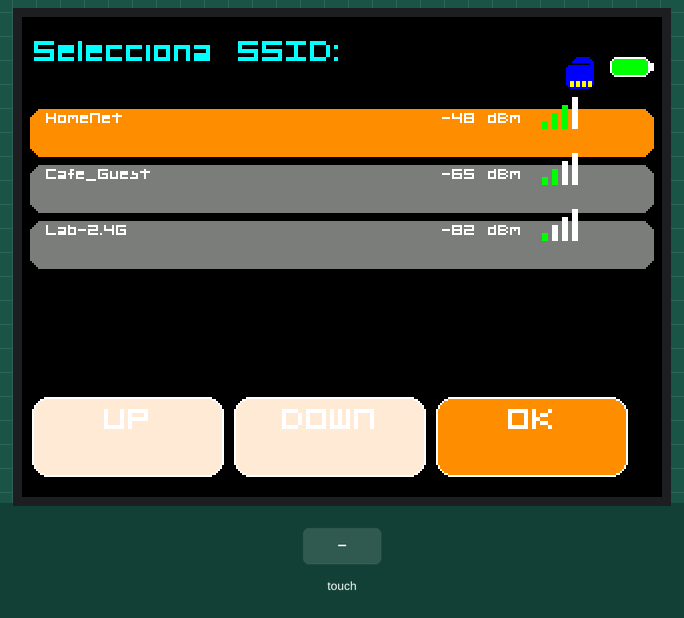
This sketch was run on a simulated ESP32. Parts: 320×240 colour display. The test bench sets the inputs (shaded band). A WiFi scan finds three made-up networks; what the sketch prints to the serial monitor is not drawn.

Above: at 14.7 s.
14.8 s: touch panel pressed at 13 % / 30 % of its raw x / y range
At 15.26 s:
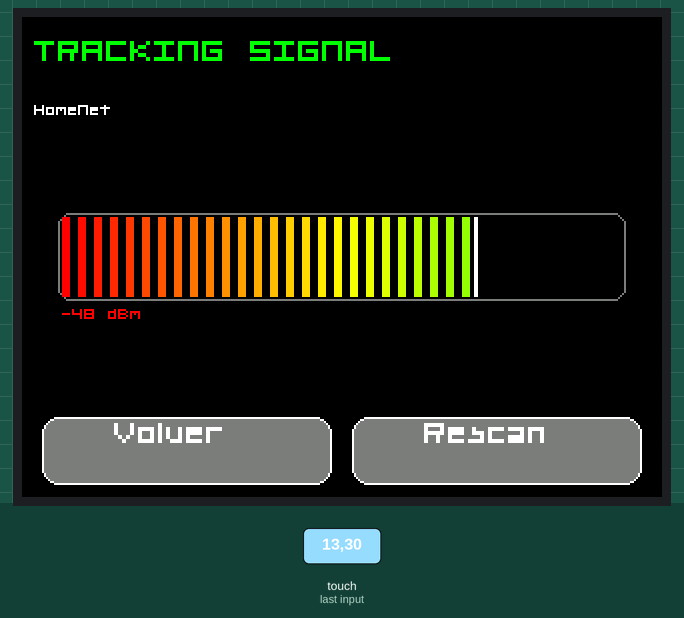
17.4 s: touch panel pressed at 38 % / 30 % of its raw x / y range
At 18.5 s:
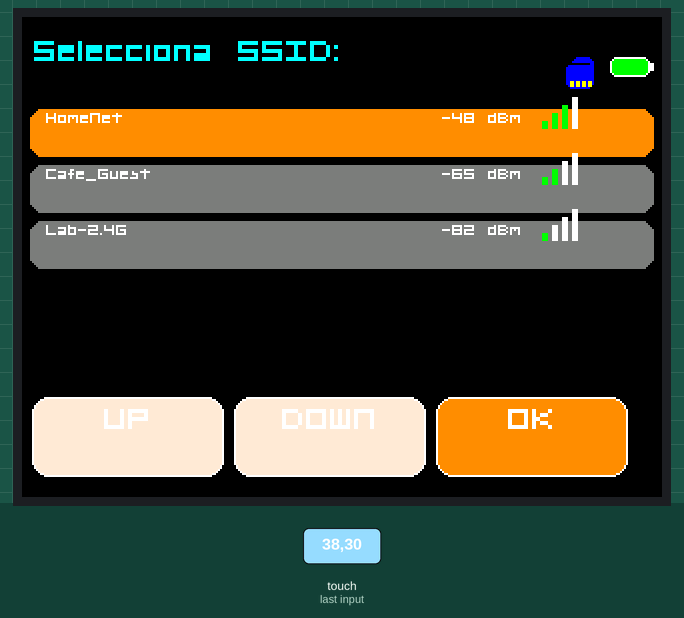
19.4 s: touch panel pressed at 13 % / 50 % of its raw x / y range
At 19.74 s:
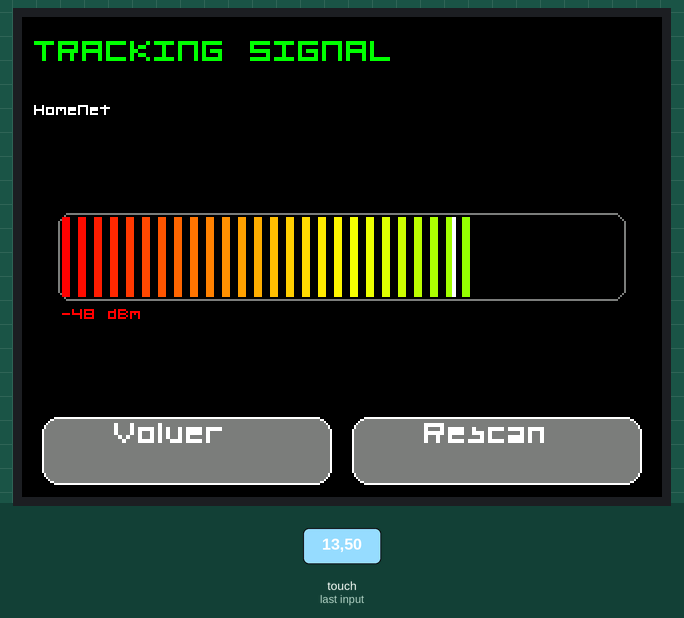
22.4 s: touch panel pressed at 38 % / 50 % of its raw x / y range
At 23.5 s:
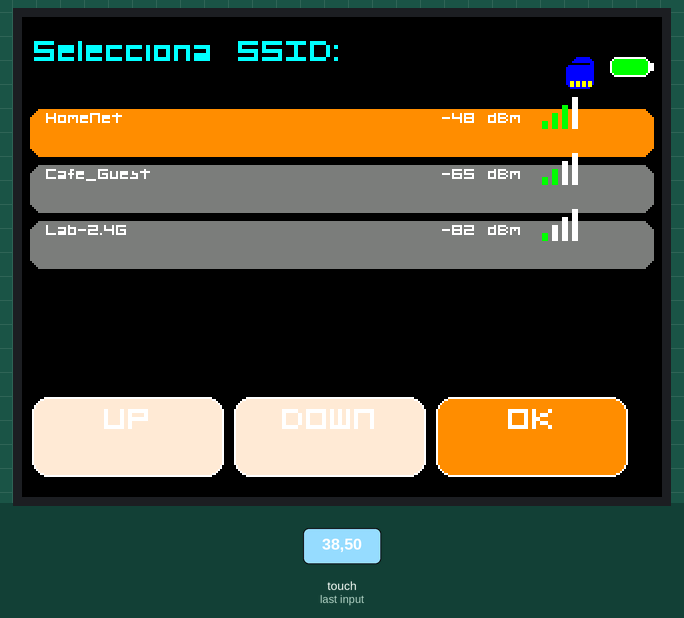
24.4 s: touch panel pressed at 62 % / 30 % of its raw x / y range
At 25.0 s:
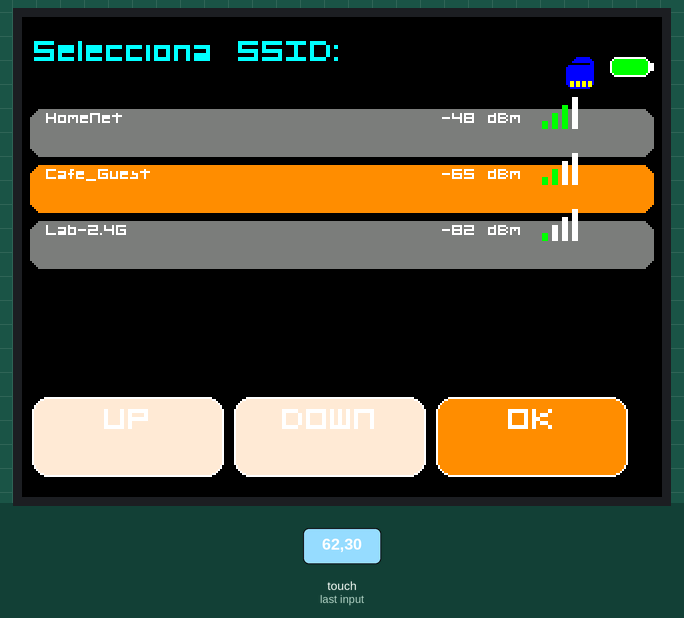
Timing chart, 0 to 27.1 s (numbered marks = the images above; inputs shaded):
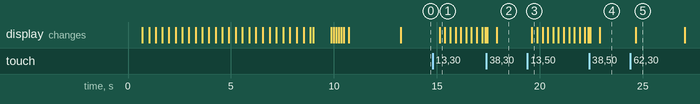

The sketch:

DetectorWifiMovil_v1.0.ino
```cpp
// WiFi Locator para ESP32 + ILI9341 + XPT2046
// Requiere: Adafruit_ILI9341, Adafruit_GFX, XPT2046_Touchscreen
// Asegúrate de tener Fonts/Org_01.h en la librería Adafruit_GFX/Fonts

#include <Arduino.h>
#include <WiFi.h>
#include <Adafruit_GFX.h>
#include <Adafruit_ILI9341.h>
#include <XPT2046_Touchscreen.h>
#include <vector>
#include <Fonts/Org_01.h> // Fuente estilo "hacker" (opcional)
#include "freertos/FreeRTOS.h"
#include "freertos/semphr.h"
#include <SD.h>      // Librería SD
#include <SPI.h>     // Librería SPI (necesaria para SD)

// -------- COLORES -------------

#define TFT_BEIGE 0xF7BB
#define TFT_DARKORANGE 0xFC60
#define TFT_ANTIQUEWHITE 0xFF5A

// -------- CONFIGURABLE ----------------
#define TFT_CS   15
#define TFT_DC   2
#define TFT_RST  4

#define TOUCH_CS 21
#define TOUCH_IRQ 22 // opcional

#define SD_CS 5      // Ajusta el número según tu conexión

// Touch calibration (NO TOCAR si ya calibraste)
#define TS_MINX 1070
#define TS_MAXX 3240
#define TS_MINY 610
#define TS_MAXY 710

// Visual layout (puedes ajustar si quieres)
#define ROW_HEIGHT 28
#define TITLE_H 24
#define PADDING 6

// Scanning interval (ms)
#define SCAN_INTERVAL 1500

// EMA smoothing factor (0.0..1.0)
#define EMA_ALPHA 0.35

// RSSI mapping
#define RSSI_MIN -100
#define RSSI_MAX -30

// Desplazamiento general vertical para bajar UI
const int TOP_OFFSET = 20;
const int FOOTER_BOTTOM_GAP = 10; // gap abajo para los botones

// --------------------------------------

Adafruit_ILI9341 tft = Adafruit_ILI9341(TFT_CS, TFT_DC, TFT_RST);
XPT2046_Touchscreen ts(TOUCH_CS, TOUCH_IRQ);

// estructuras y globals
struct Net {
  String ssid;
  String bssid;
  int32_t rssi;
  int8_t channel;
};

std::vector<Net> networks;
SemaphoreHandle_t netMutex;

volatile bool requestRescan = false;

String targetBSSID = "";
String targetSSID = "";
float ema_rssi = NAN;
bool inProximityMode = false;
int scrollOffset = 0;
int selectedRow = 0; // fila actualmente seleccionada (índice absoluto)

// prototipos
void scanTask(void* pvParameters);
void drawWiFiList();
void drawProximityScreen();
void handleTouch();
void mapTouchToScreen(int16_t rawx, int16_t rawy, int &x, int &y);
uint16_t colorFromRatio(float r); // 0..1 -> color

// ---------------- Banner ----------------

void showIntroBanner() {
  tft.fillScreen(ILI9341_BLACK);
  tft.setFont(&Org_01);
  tft.setTextSize(2);

  String line1 = "Creado por d1se0";
  String line2 = "Detector de Wifi cercano";

  int16_t x1, y1;
  uint16_t w1, h1, w2, h2;

  // Medir ancho de los textos
  tft.getTextBounds(line1, 0, 0, &x1, &y1, &w1, &h1);
  tft.getTextBounds(line2, 0, 0, &x1, &y1, &w2, &h2);

  int16_t targetX1 = (tft.width() - w1) / 2;
  int16_t targetX2 = (tft.width() - w2) / 2;
  int16_t yPos1 = tft.height() / 2 - 20;
  int16_t yPos2 = tft.height() / 2 + 10;

  int16_t startX = -max(w1, w2); // comienza fuera de pantalla

  // Animación de desplazamiento
  for (int x = startX; x <= targetX1; x += 4) {
    tft.fillScreen(ILI9341_BLACK);
    tft.setCursor(x, yPos1);
    tft.setTextColor(ILI9341_CYAN);
    tft.print(line1);

    // Segunda línea se mueve proporcional al avance de la primera
    int secondX = startX + (x - startX) * (float)(targetX2 - startX) / (targetX1 - startX);
    tft.setCursor(secondX, yPos2);
    tft.setTextColor(ILI9341_WHITE);
    tft.print(line2);

    delay(30); // velocidad animación
  }

  // Pequeña pausa antes de iniciar
  delay(800);
}

// ---------------- Setup ----------------
void setup() {
  Serial.begin(115200);
  WiFi.mode(WIFI_STA);
  WiFi.disconnect(true);

  tft.begin();
  tft.setRotation(1);
  tft.fillScreen(ILI9341_BLACK);

  if (!ts.begin()) {
    Serial.println("Touch init failed!");
  } else {
    ts.setRotation(1);
  }

  netMutex = xSemaphoreCreateMutex();

  showIntroBanner();

  // Animación / mensaje inicial simple
  tft.setFont(&Org_01);
  tft.setTextSize(2);
  tft.setTextColor(ILI9341_WHITE);
  tft.fillScreen(ILI9341_BLACK);
  tft.setCursor(PADDING, TOP_OFFSET);
  tft.print("Escaneando redes");
  // pequeño "loading" con puntos
  for (int i = 0; i < 6; ++i) {
    tft.print(".");
    delay(120);
  }

  // Start scanning task (en core 1)
  xTaskCreatePinnedToCore(scanTask, "scanTask", 4096, NULL, 1, NULL, 1);
}

// ---------------- Loop ----------------
void loop() {
  handleTouch();

  if (!inProximityMode) {
    // draw list occasionally or when updated
    static uint32_t lastDraw = 0;
    if (millis() - lastDraw > 700) {
      drawWiFiList();
      lastDraw = millis();
    }
  } else {
    drawProximityScreen();
    delay(150); // UI refresh cadence
  }
}

// ------------------ Scan Task ------------------
void scanTask(void* pvParameters) {
  for (;;) {
    if (requestRescan) requestRescan = false;

    int n = WiFi.scanNetworks();
    std::vector<Net> tmp;
    for (int i = 0; i < n; ++i) {
      Net entry;
      entry.ssid = WiFi.SSID(i);
      entry.bssid = WiFi.BSSIDstr(i);
      entry.rssi = WiFi.RSSI(i);
      entry.channel = WiFi.channel(i);
      tmp.push_back(entry);
    }
    if (xSemaphoreTake(netMutex, portMAX_DELAY) == pdTRUE) {
      networks = tmp;
      // ajustar selectedRow/scrollOffset si se redujo la lista
      if (selectedRow >= (int)networks.size()) selectedRow = max(0, (int)networks.size()-1);
      if (scrollOffset > selectedRow) scrollOffset = selectedRow;
      xSemaphoreGive(netMutex);
    }
    vTaskDelay(pdMS_TO_TICKS(SCAN_INTERVAL));
  }
}

// ------------------ Dibujar iconos en esquina superior derecha ------------------
void drawStatusIcons() {
    int x = tft.width() - 6;
    int y = TOP_OFFSET;

    // --- Icono batería decorativo ---
    int batW = 20, batH = 10;
    x -= batW;
    tft.drawRoundRect(x, y, batW, batH, 3, ILI9341_WHITE);   // borde redondeado
    tft.fillRoundRect(x + 1, y + 1, batW - 2, batH - 2, 2, ILI9341_GREEN); // relleno verde fijo
    tft.fillRect(x + batW, y + 3, 2, batH - 6, ILI9341_WHITE); // polo batería

    x -= 8;

    // --- Icono SD decorativo ---
    int sdW = 14, sdH = 16;
    x -= sdW;
    tft.fillRoundRect(x, y, sdW, sdH, 3, ILI9341_BLUE);                 // cuerpo azul fijo
    tft.fillTriangle(x, y, x + 4, y, x, y + 4, ILI9341_BLACK);          // esquina cortada
    tft.drawLine(x + 2, y + 3, x + sdW - 3, y + 3, ILI9341_BLACK);     // ranura
    for (int i = 0; i < 4; i++) {                                       // contactos dorados
        tft.fillRect(x + 2 + (i * 3), y + sdH - 4, 2, 3, ILI9341_YELLOW);
    }
}

// ------------------ Mini señal para cada SSID ------------------
void drawSignalIcon(int baseX, int baseY, int rssi) {
    // 4 barras
    int nBars = map(constrain(rssi, RSSI_MIN, RSSI_MAX), RSSI_MIN, RSSI_MAX, 1, 4);
    int barW = 3, spacing = 2;
    for (int i = 0; i < 4; i++) {
        int h = (i+1) * 4;
        int color = i < nBars ? ILI9341_GREEN : ILI9341_WHITE;
        tft.fillRect(baseX + i*(barW+spacing), baseY + 12 - h, barW, h, color);
    }
}

// ------------------ Dibujar botones redondeados ------------------
void drawRoundedButton(int x, int y, int w, int h, uint16_t color, const char* label) {
    tft.fillRoundRect(x, y, w, h, 8, color);  // radio de 8 px
    tft.drawRoundRect(x, y, w, h, 8, ILI9341_WHITE); // borde blanco
    int16_t tx = x + w/2 - (strlen(label)*6); // centrar texto aprox
    int16_t ty = y + h/2 - 6;
    tft.setCursor(tx, ty);
    tft.setTextColor(ILI9341_WHITE);
    tft.setTextSize(2);
    tft.print(label);
}

// ------------------ UI Drawing ------------------
void drawWiFiList() {
    if (xSemaphoreTake(netMutex, (TickType_t)10) != pdTRUE) return;

    int n = networks.size();
    tft.setFont(&Org_01);
    tft.fillScreen(ILI9341_BLACK);

    // Título
    tft.setTextSize(2);
    tft.setTextColor(ILI9341_CYAN);
    tft.setCursor(PADDING, TOP_OFFSET);
    tft.print("Selecciona SSID:");
    drawStatusIcons();

    // Footer y filas
    int btnH = 40;
    int btnY = tft.height() - btnH - FOOTER_BOTTOM_GAP;
    int availableHeight = btnY - (TITLE_H + TOP_OFFSET);
    int visibleRows = max(1, availableHeight / ROW_HEIGHT);

    if (selectedRow < 0) selectedRow = 0;
    if (selectedRow >= n) selectedRow = max(0, n-1);
    if (scrollOffset > selectedRow) scrollOffset = selectedRow;
    if (scrollOffset + visibleRows - 1 < selectedRow) scrollOffset = max(0, selectedRow - visibleRows + 1);

    // Filas
    for (int i = 0; i < visibleRows; ++i) {
        int idx = i + scrollOffset;
        if (idx >= n) {
            tft.fillRect(0, TITLE_H + TOP_OFFSET + i*ROW_HEIGHT, tft.width(), ROW_HEIGHT, ILI9341_BLACK);
            continue;
        }
        int y = TITLE_H + TOP_OFFSET + i*ROW_HEIGHT;
        uint16_t bgColor = (idx == selectedRow) ? TFT_DARKORANGE : ILI9341_DARKGREY;
        tft.fillRoundRect(4, y+2, tft.width()-8, ROW_HEIGHT-4, 6, bgColor);

        tft.setCursor(12, y + 8);
        tft.setTextColor(ILI9341_WHITE);
        tft.setTextSize(1.5);
        tft.print(networks[idx].ssid);

        tft.setCursor(tft.width() - 110, y + 8);
        tft.print(networks[idx].rssi);
        tft.print(" dBm");

        drawSignalIcon(tft.width() - 60, y, networks[idx].rssi);
    }

    // Footer botones redondeados
    int btnW = tft.width() / 3 - 10;
    drawRoundedButton(5, btnY, btnW, btnH, TFT_ANTIQUEWHITE, "UP");
    drawRoundedButton(btnW+10, btnY, btnW, btnH, TFT_ANTIQUEWHITE, "DOWN");
    drawRoundedButton(2*btnW+15, btnY, btnW, btnH, TFT_DARKORANGE, "OK");

    xSemaphoreGive(netMutex);
}

void drawProximityScreen() {
    int32_t rssi = INT32_MIN;
    if (xSemaphoreTake(netMutex, (TickType_t)10) == pdTRUE) {
        for (auto &e : networks) {
            if (e.bssid == targetBSSID) { rssi = e.rssi; break; }
        }
        xSemaphoreGive(netMutex);
    }

    if (rssi == INT32_MIN) {
        tft.fillScreen(ILI9341_BLACK);
        tft.setCursor(PADDING, TOP_OFFSET + 6);
        tft.setTextColor(ILI9341_WHITE);
        tft.setTextSize(2);
        tft.print("Objetivo no encontrado");

        drawRoundedButton(10, tft.height()-40, tft.width()-20, 34, ILI9341_BLUE, "Volver");
        return;
    }

    if (isnan(ema_rssi)) ema_rssi = rssi;
    else ema_rssi = EMA_ALPHA * rssi + (1.0 - EMA_ALPHA) * ema_rssi;

    int barMaxW = tft.width() - 40;
    int barW = map((int)round(ema_rssi), RSSI_MIN, RSSI_MAX, 0, barMaxW);
    barW = constrain(barW, 0, barMaxW);

    tft.fillScreen(ILI9341_BLACK);
    tft.setFont(&Org_01);
    tft.setTextSize(2);
    tft.setTextColor(ILI9341_GREEN);
    tft.setCursor(PADDING, TOP_OFFSET);
    tft.print("TRACKING SIGNAL");
    tft.setTextSize(1);
    tft.setCursor(PADDING, TOP_OFFSET + 28);
    tft.setTextColor(ILI9341_WHITE);
    tft.print(targetSSID);

    int barX = 20;
    int barY = tft.height() / 2 - 20;
    int barH = 40;

    tft.drawRoundRect(barX-2, barY-2, barMaxW+4, barH+4, 6, ILI9341_DARKGREY);
    tft.fillRoundRect(barX, barY, barMaxW, barH, 6, ILI9341_BLACK);

    for(int i=0; i<barW; i+=8){
        uint16_t col = colorFromRatio((float)i / barMaxW);
        tft.fillRect(barX+i, barY, 4, barH, col);
    }

    static int pulse = 0;
    pulse = (pulse + 1) % 20;
    int peakW = barW - pulse;
    if(peakW > 0) tft.fillRect(barX + peakW, barY, 2, barH, ILI9341_WHITE);

    tft.setTextSize(1);
    tft.setTextColor(ILI9341_RED);
    tft.setCursor(barX, barY + barH + 10);
    tft.printf("%d dBm", (int)round(ema_rssi));

    // Botones redondeados
    int btnW = (tft.width() - 30)/2;
    drawRoundedButton(10, tft.height()-40, btnW, 34, ILI9341_DARKGREY, "Volver");
    drawRoundedButton(20 + btnW, tft.height()-40, btnW, 34, ILI9341_DARKGREY, "Rescan");
}

// color gradient: red -> yellow -> green
uint16_t colorFromRatio(float r) {
  r = constrain(r, 0.0f, 1.0f);
  uint8_t red, green;
  if (r < 0.5f) {
    float t = r / 0.5f;
    red = 255;
    green = (uint8_t)(t * 255);
  } else {
    float t = (r - 0.5f) / 0.5f;
    red = (uint8_t)((1 - t) * 255);
    green = 255;
  }
  // RGB888 -> RGB565
  return ((red & 0xF8) << 8) | ((green & 0xFC) << 3);
}

// ------------------ Touch & UI interaction ------------------
void handleTouch() {
    if (!ts.touched()) return;

    TS_Point p = ts.getPoint();

    // DEBUG raw
    Serial.print("Raw touch: X=");
    Serial.print(p.x);
    Serial.print(" Y=");
    Serial.println(p.y);

    int x, y;
    mapTouchToScreen(p.x, p.y, x, y);

    // DEBUG mapped
    Serial.print("Mapped touch: X=");
    Serial.print(x);
    Serial.print(" Y=");
    Serial.println(y);

    // botones dims (coinciden con drawWiFiList)
    int btnH = 40;
    int btnPadding = 10; // aumenta área táctil más allá del dibujo
    int btnY = tft.height() - btnH - FOOTER_BOTTOM_GAP;
    int availableHeight = btnY - (TITLE_H + TOP_OFFSET);
    int visibleRows = max(1, availableHeight / ROW_HEIGHT);

    if (!inProximityMode) {
        // ---------- BOTONES INFERIORES (UP/DOWN/OK) ----------
        int btnW = tft.width() / 3;
        if (y >= btnY - btnPadding) { // permitir tocar un poco arriba
            // OK (izquierda)
            if (x < btnW + btnPadding) {
                if (selectedRow < (int)networks.size()) {
                    targetSSID = networks[selectedRow].ssid;
                    targetBSSID = networks[selectedRow].bssid;
                    ema_rssi = NAN;
                    inProximityMode = true;
                    drawProximityScreen();
                    Serial.println("Button OK pressed -> entering proximity");
                }
                return;
            }
            // DOWN (centro)
            else if (x < 2*btnW + btnPadding) {
                if (selectedRow + 1 < (int)networks.size()) {
                    selectedRow++;
                    if (selectedRow >= scrollOffset + visibleRows)
                        scrollOffset = selectedRow - visibleRows + 1;
                    drawWiFiList();
                    Serial.println("Button DOWN pressed (move selection down)");
                }
                return;
            }
            // UP (derecha)
            else {
                if (selectedRow > 0) {
                    selectedRow--;
                    if (selectedRow < scrollOffset) scrollOffset = selectedRow;
                    drawWiFiList();
                    Serial.println("Button UP pressed (move selection up)");
                }
                return;
            }
        }

        // ---------- TOQUE SOBRE FILAS ----------
        int listTop = TITLE_H + TOP_OFFSET;
        if (y >= listTop && y < btnY) {
            int rowIdx = (y - listTop) / ROW_HEIGHT + scrollOffset;
            if (rowIdx >= 0 && rowIdx < (int)networks.size()) {
                selectedRow = rowIdx;
                targetSSID = networks[selectedRow].ssid;
                targetBSSID = networks[selectedRow].bssid;
                ema_rssi = NAN;
                inProximityMode = true;
                drawProximityScreen();
                Serial.print("Row selected by touch: ");
                Serial.println(selectedRow);
            }
            return;
        }
    } else {
        // ---------- MODO PROXIMITY: Volver / Rescan ----------
        int r_btnW = (tft.width() - 30) / 2;
        int r_btnY = tft.height() - 40;
        int btnPadding = 5; // margen extra
        if (y >= r_btnY - btnPadding) {
            // VOLVER
            if (x >= 10 && x < 10 + r_btnW + btnPadding) {
                inProximityMode = false;
                drawWiFiList();
                Serial.println("Proximity: VOLVER pressed");
                return;
            }
            // RESCAN
            else if (x >= 20 + r_btnW && x < 20 + r_btnW + r_btnW + btnPadding) {
                requestRescan = true;
                if (xSemaphoreTake(netMutex, (TickType_t)1000) == pdTRUE) {
                    int n = WiFi.scanNetworks();
                    networks.clear();
                    for (int i = 0; i < n; ++i) {
                        Net e; e.ssid = WiFi.SSID(i); e.bssid = WiFi.BSSIDstr(i); e.rssi = WiFi.RSSI(i); e.channel = WiFi.channel(i);
                        networks.push_back(e);
                    }
                    if (selectedRow >= (int)networks.size()) selectedRow = max(0, (int)networks.size()-1);
                    if (scrollOffset > selectedRow) scrollOffset = selectedRow;
                    xSemaphoreGive(netMutex);
                }
                drawProximityScreen();
                Serial.println("Proximity: RESCAN pressed (quick scan)");
                return;
            }
        }
    }
}

// Map raw touch values to display coordinates (calibrado)
void mapTouchToScreen(int16_t rawx, int16_t rawy, int &x, int &y) {
    // Ajusta TS_MINX, TS_MAXX, TS_MINY, TS_MAXY según calibración real
    x = map(rawx, TS_MINX, TS_MAXX, 0, tft.width() - 1);
    y = map(rawy, TS_MINY, TS_MAXY, 0, tft.height() - 1);

    // limitar al rango de pantalla
    if (x < 0) x = 0; else if (x >= tft.width()) x = tft.width() - 1;
    if (y < 0) y = 0; else if (y >= tft.height()) y = tft.height() - 1;
}
```

Measured:
- after the input at 14.8 s, the display: changes after 0.33 s (image 1)
- after the input at 19.4 s, the display: changes after 0.22 s (image 3)
- after the input at 24.4 s, the display: changes after 0.27 s (image 5)
